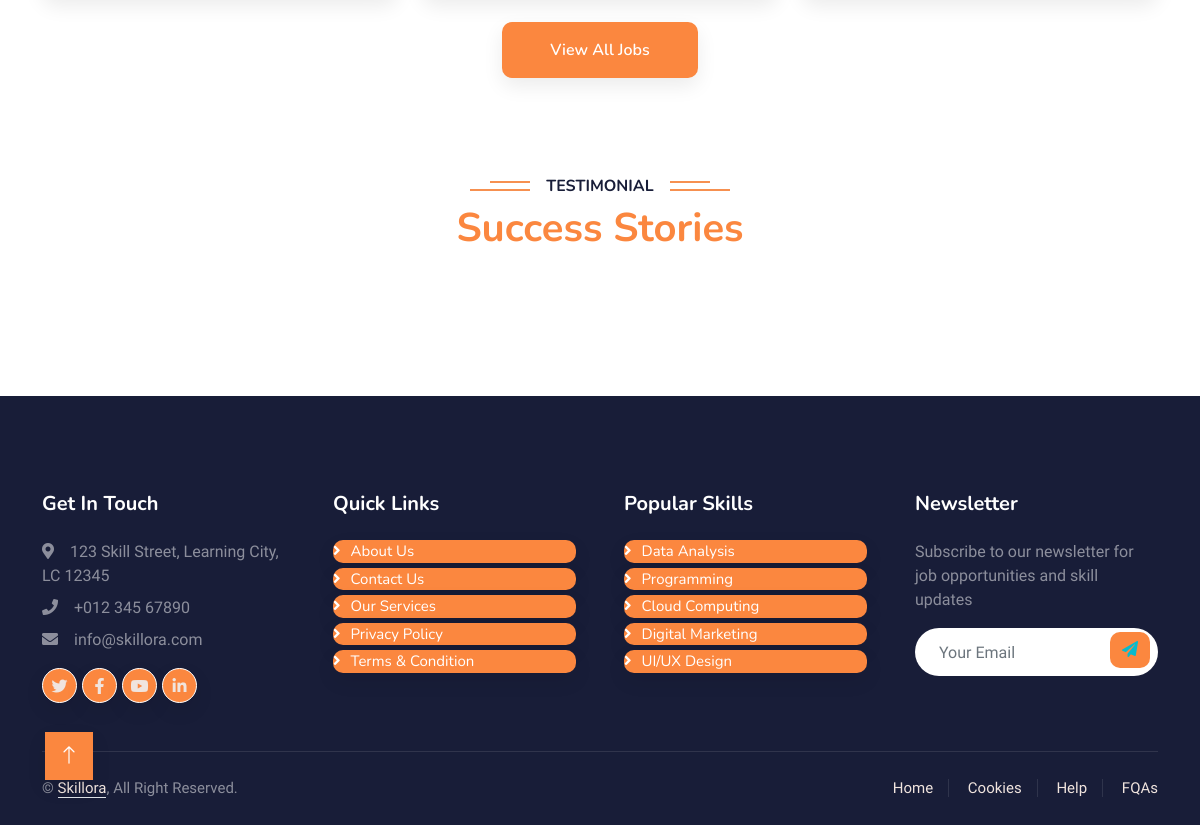
Before: / (lower part) with the older database file.
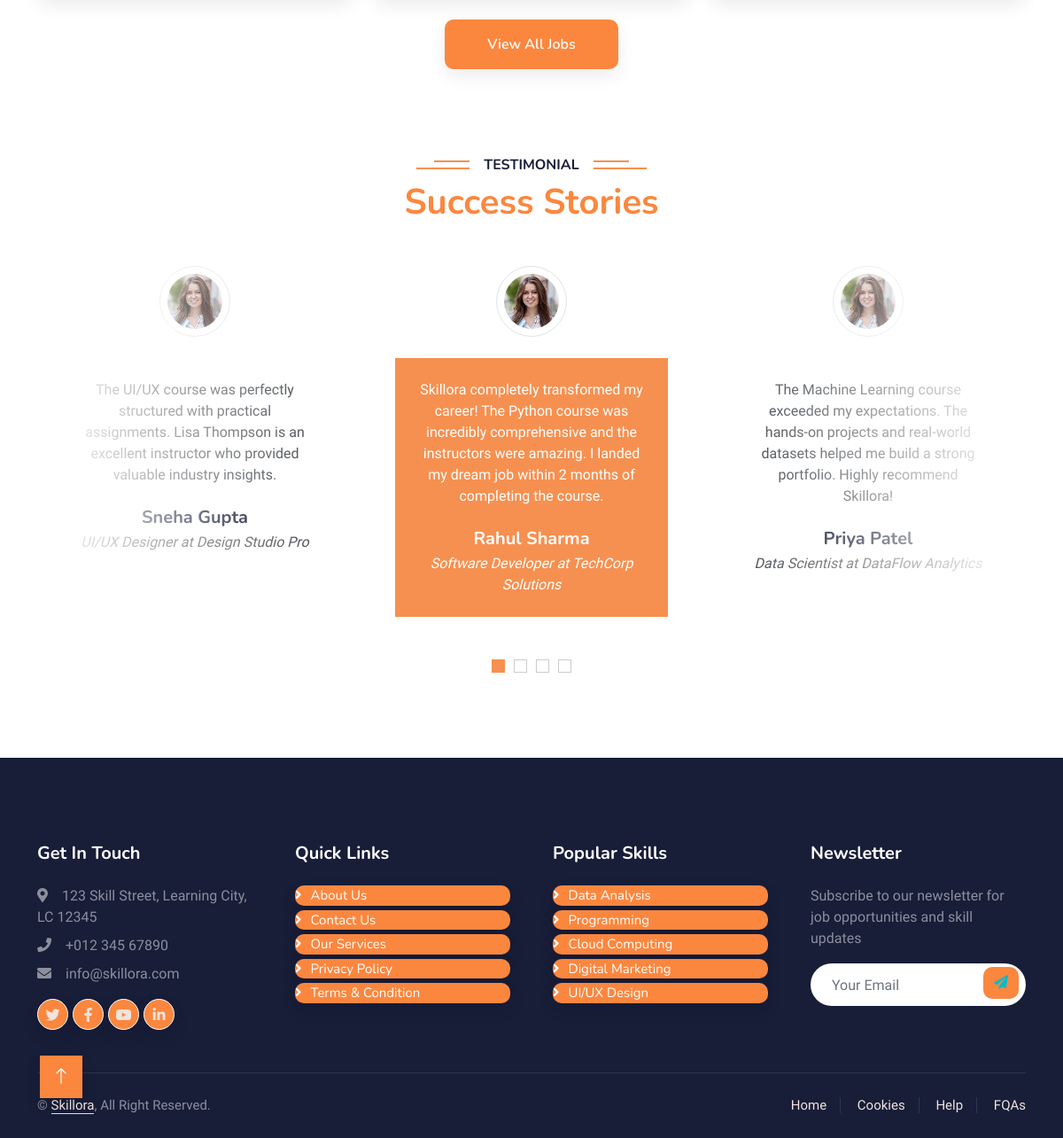
After: the same page with the newer database file.
### skillora_app/models.py (models this page shows, shortened)
class Testimonial(models.Model):
    name = models.CharField(max_length=100)
    position = models.CharField(max_length=100)
    company = models.CharField(max_length=100)
    content = models.TextField()
    image = models.ImageField(upload_to='testimonials/', null=True, blank=True)
    rating = models.IntegerField(choices=[(i, i) for i in range(1, 6)])
    created_at = models.DateTimeField(auto_now_add=True)

### skillora_app/views.py (the view)
# urls.py: path('', views.home, name='home'),
def home(request):
    if request.user.is_authenticated:
        try:
            profile = UserProfile.objects.get(user=request.user)
            if profile.role == 'teacher':
                return redirect('teacher_home')
            elif profile.role == 'company':
                return redirect('company_home')
            elif profile.role == 'placement_cell':
                return redirect('placement_cell_home')
            elif profile.role == 'mentor':
                return redirect('mentor_home')
            else:
                return redirect('student_home')
        except UserProfile.DoesNotExist:
            courses = Course.objects.all()[:6]
            testimonials = Testimonial.objects.all()[:4]
            context = {
                'courses': courses,
                'testimonials': testimonials,
                'user_role': None,
            }
            return render(request, 'index.html', context)
    else:
        courses = Course.objects.all()[:6]
        testimonials = Testimonial.objects.all()[:4]
        context = {
            'courses': courses,
            'testimonials': testimonials,
            'user_role': None,
        }
        return render(request, 'index.html', context)

### templates/index.html (shortened to what the changed rows need)
{% load static %}
<!DOCTYPE html>
<html lang="en">
<head>
    <link href="https://cdnjs.cloudflare.com/ajax/libs/font-awesome/5.10.0/css/all.min.css" rel="stylesheet">
    <link href="https://cdn.jsdelivr.net/npm/bootstrap-icons@1.4.1/font/bootstrap-icons.css" rel="stylesheet">
    <link href="{% static 'lib/animate/animate.min.css' %}" rel="stylesheet">
    <link href="{% static 'lib/owlcarousel/assets/owl.carousel.min.css' %}" rel="stylesheet">
    <link href="{% static 'css/bootstrap.min.css' %}" rel="stylesheet">
    <link href="{% static 'css/style.css' %}" rel="stylesheet">
</head>
<body>
    <div class="container-xxl py-5 wow fadeInUp" data-wow-delay="0.1s">
        <div class="container">
            <div class="text-center">
                <h6 class="section-title bg-white text-center px-3">Testimonial</h6>
                <h1 class="mb-5" style="color: #fb873f;">Success Stories</h1>
            </div>
            <div class="owl-carousel testimonial-carousel position-relative">
                {% if testimonials %}
                    {% for t in testimonials %}
                    <div class="testimonial-item text-center">
                        {% if t.image %}
                            <img class="border rounded-circle p-2 mx-auto mb-3" src="{{ t.image.url }}" style="width: 80px; height: 80px;">
                        {% else %}
                            <img class="border rounded-circle p-2 mx-auto mb-3" src="{% static 'img/testimonials/testimonial-1.jpg' %}" style="width: 80px; height: 80px;">
                        {% endif %}
                        <div class="testimonial-text rounded p-4 m-4">
                            <p class="mb-4">{{ t.content }}</p>
                            <h5 class="mb-1">{{ t.name }}</h5>
                            <span class="fst-italic">{{ t.position }}{% if t.company %} at {{ t.company }}{% endif %}</span>
                        </div>
                    </div>
                    {% endfor %}
                {% endif %}
            </div>
        </div>
    </div>
</body>
</html>

Changed rows visible on the page:
added Testimonial: content "Skillora completely transformed my career! The Python course was incredibly comprehensive and the instructors were amazing. I landed my dream job within 2 months of completing the course.", name "Rahul Sharma", position "Software Developer", company "TechCorp Solutions"
added Testimonial: content "The Machine Learning course exceeded my expectations. The hands-on projects and real-world datasets helped me build a strong portfolio. Highly recommend Skillora!", name "Priya Patel", position "Data Scientist", company "DataFlow Analytics"
added Testimonial: content "The UI/UX course was perfectly structured with practical assignments. Lisa Thompson is an excellent instructor who provided valuable industry insights.", name "Sneha Gupta", position "UI/UX Designer", company "Design Studio Pro"
